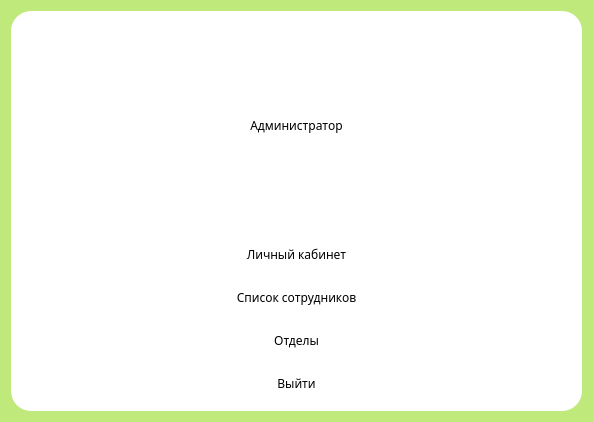
<?xml version="1.0" encoding="UTF-8"?>
<ui version="4.0">
 <class>Dialog</class>
 <widget class="QDialog" name="Dialog">
  <property name="geometry">
   <rect>
    <x>0</x>
    <y>0</y>
    <width>593</width>
    <height>422</height>
   </rect>
  </property>
  <property name="windowTitle">
   <string>Dialog</string>
  </property>
  <property name="styleSheet">
   <string notr="true">background-color: 	rgb(191, 233, 123);
font-family: Myanmar Text;</string>
  </property>
  <layout class="QVBoxLayout" name="verticalLayout_3">
   <item>
    <widget class="QFrame" name="frame">
     <property name="styleSheet">
      <string notr="true">background-color: white;
border-radius: 20px;</string>
     </property>
     <property name="frameShape">
      <enum>QFrame::Shape::StyledPanel</enum>
     </property>
     <property name="frameShadow">
      <enum>QFrame::Shadow::Raised</enum>
     </property>
     <layout class="QVBoxLayout" name="verticalLayout_2">
      <item>
       <widget class="QLabel" name="WindowTitle">
        <property name="styleSheet">
         <string notr="true"/>
        </property>
        <property name="text">
         <string>Администратор</string>
        </property>
        <property name="alignment">
         <set>Qt::AlignmentFlag::AlignCenter</set>
        </property>
       </widget>
      </item>
      <item>
       <layout class="QVBoxLayout" name="AdminButtonsBlock">
        <item>
         <widget class="QPushButton" name="PersonAccountButton">
          <property name="styleSheet">
           <string notr="true">QPushButton {
border-radius: 10;
background-color: '#bfe97b';
padding: 10px;
}

QPushButton:hover {
background-color: #a7ca6b;
}</string>
          </property>
          <property name="text">
           <string>Личный кабинет</string>
          </property>
         </widget>
        </item>
        <item>
         <widget class="QPushButton" name="EmployeesListButton">
          <property name="styleSheet">
           <string notr="true">QPushButton {
border-radius: 10;
background-color: '#bfe97b';
padding: 10px;
}

QPushButton:hover {
background-color: #a7ca6b;
}</string>
          </property>
          <property name="text">
           <string>Список сотрудников</string>
          </property>
         </widget>
        </item>
        <item>
         <widget class="QPushButton" name="DepartmentButton">
          <property name="styleSheet">
           <string notr="true">QPushButton {
border-radius: 10;
background-color: '#bfe97b';
padding: 10px;
}

QPushButton:hover {
background-color: #a7ca6b;
}
</string>
          </property>
          <property name="text">
           <string>Отделы</string>
          </property>
         </widget>
        </item>
        <item alignment="Qt::AlignmentFlag::AlignHCenter">
         <widget class="QPushButton" name="LogoutButton">
          <property name="sizePolicy">
           <sizepolicy hsizetype="Fixed" vsizetype="Fixed">
            <horstretch>0</horstretch>
            <verstretch>0</verstretch>
           </sizepolicy>
          </property>
          <property name="styleSheet">
           <string notr="true">QPushButton {
border-radius: 10;
background-color: '#bfe97b';
padding: 10px 50px;
}

QPushButton:hover {
background-color: #a7ca6b;
}
</string>
          </property>
          <property name="text">
           <string>Выйти</string>
          </property>
         </widget>
        </item>
       </layout>
      </item>
     </layout>
    </widget>
   </item>
  </layout>
 </widget>
 <resources/>
 <connections/>
</ui>
